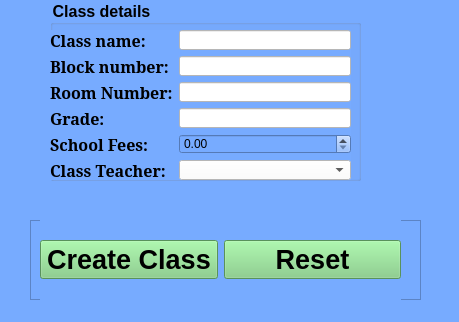
<?xml version="1.0" encoding="UTF-8"?>
<ui version="4.0">
 <class>add_class</class>
 <widget class="QWidget" name="add_class">
  <property name="geometry">
   <rect>
    <x>0</x>
    <y>0</y>
    <width>459</width>
    <height>322</height>
   </rect>
  </property>
  <property name="windowTitle">
   <string>Create Class</string>
  </property>
  <property name="styleSheet">
   <string notr="true">background-color: rgb(119, 171, 255);</string>
  </property>
  <widget class="QGroupBox" name="std_entry_form">
   <property name="geometry">
    <rect>
     <x>50</x>
     <y>0</y>
     <width>311</width>
     <height>181</height>
    </rect>
   </property>
   <property name="font">
    <font>
     <pointsize>12</pointsize>
     <weight>75</weight>
     <bold>true</bold>
    </font>
   </property>
   <property name="styleSheet">
    <string notr="true">background-color: rgb(119, 171, 255);</string>
   </property>
   <property name="title">
    <string>Class details</string>
   </property>
   <widget class="QWidget" name="formLayoutWidget">
    <property name="geometry">
     <rect>
      <x>0</x>
      <y>30</y>
      <width>301</width>
      <height>150</height>
     </rect>
    </property>
    <property name="styleSheet">
     <string notr="true">background-color: rgb(119, 171, 255);</string>
    </property>
    <layout class="QFormLayout" name="formLayout">
     <item row="0" column="0">
      <widget class="QLabel" name="label">
       <property name="font">
        <font>
         <family>MS Serif</family>
         <pointsize>12</pointsize>
         <weight>75</weight>
         <bold>true</bold>
        </font>
       </property>
       <property name="styleSheet">
        <string notr="true">background-color: rgb(119, 171, 255);</string>
       </property>
       <property name="text">
        <string>Class name:</string>
       </property>
      </widget>
     </item>
     <item row="0" column="1">
      <widget class="QLineEdit" name="lineEdit">
       <property name="styleSheet">
        <string notr="true">background-color: rgb(255, 255, 255);</string>
       </property>
      </widget>
     </item>
     <item row="1" column="0">
      <widget class="QLabel" name="label_4">
       <property name="font">
        <font>
         <family>MS Serif</family>
         <pointsize>12</pointsize>
         <weight>75</weight>
         <bold>true</bold>
        </font>
       </property>
       <property name="styleSheet">
        <string notr="true">background-color: rgb(119, 171, 255);</string>
       </property>
       <property name="text">
        <string>Block number:</string>
       </property>
      </widget>
     </item>
     <item row="1" column="1">
      <widget class="QLineEdit" name="lineEdit_2">
       <property name="styleSheet">
        <string notr="true">background-color: rgb(255, 255, 255);</string>
       </property>
      </widget>
     </item>
     <item row="2" column="0">
      <widget class="QLabel" name="label_5">
       <property name="font">
        <font>
         <family>MS Serif</family>
         <pointsize>12</pointsize>
         <weight>75</weight>
         <bold>true</bold>
        </font>
       </property>
       <property name="styleSheet">
        <string notr="true">background-color: rgb(119, 171, 255);</string>
       </property>
       <property name="text">
        <string>Room Number:</string>
       </property>
      </widget>
     </item>
     <item row="2" column="1">
      <widget class="QLineEdit" name="lineEdit_5">
       <property name="styleSheet">
        <string notr="true">background-color: rgb(255, 255, 255);</string>
       </property>
      </widget>
     </item>
     <item row="3" column="1">
      <widget class="QLineEdit" name="lineEdit_6">
       <property name="styleSheet">
        <string notr="true">background-color: rgb(255, 255, 255);</string>
       </property>
      </widget>
     </item>
     <item row="5" column="0">
      <widget class="QLabel" name="label_7">
       <property name="font">
        <font>
         <family>MS Serif</family>
         <pointsize>12</pointsize>
         <weight>75</weight>
         <bold>true</bold>
        </font>
       </property>
       <property name="styleSheet">
        <string notr="true">background-color: rgb(119, 171, 255);</string>
       </property>
       <property name="text">
        <string>Class Teacher:</string>
       </property>
      </widget>
     </item>
     <item row="5" column="1">
      <widget class="QComboBox" name="comboBox">
       <property name="styleSheet">
        <string notr="true">background-color: white;</string>
       </property>
      </widget>
     </item>
     <item row="3" column="0">
      <widget class="QLabel" name="label_6">
       <property name="font">
        <font>
         <family>MS Serif</family>
         <pointsize>12</pointsize>
         <weight>75</weight>
         <bold>true</bold>
        </font>
       </property>
       <property name="styleSheet">
        <string notr="true">background-color: rgb(119, 171, 255);</string>
       </property>
       <property name="text">
        <string>Grade:</string>
       </property>
      </widget>
     </item>
     <item row="4" column="0">
      <widget class="QLabel" name="label_8">
       <property name="font">
        <font>
         <family>MS Serif</family>
         <pointsize>12</pointsize>
         <weight>75</weight>
         <bold>true</bold>
        </font>
       </property>
       <property name="styleSheet">
        <string notr="true">background-color: rgb(119, 171, 255);</string>
       </property>
       <property name="text">
        <string>School Fees:</string>
       </property>
      </widget>
     </item>
     <item row="4" column="1">
      <widget class="QDoubleSpinBox" name="doubleSpinBox"/>
     </item>
    </layout>
   </widget>
  </widget>
  <widget class="QFrame" name="frame">
   <property name="geometry">
    <rect>
     <x>30</x>
     <y>220</y>
     <width>391</width>
     <height>80</height>
    </rect>
   </property>
   <property name="styleSheet">
    <string notr="true">background-color: rgb(119, 171, 255);</string>
   </property>
   <property name="frameShape">
    <enum>QFrame::StyledPanel</enum>
   </property>
   <property name="frameShadow">
    <enum>QFrame::Raised</enum>
   </property>
   <widget class="QWidget" name="horizontalLayoutWidget">
    <property name="geometry">
     <rect>
      <x>10</x>
      <y>0</y>
      <width>361</width>
      <height>80</height>
     </rect>
    </property>
    <layout class="QHBoxLayout" name="horizontalLayout">
     <item>
      <widget class="QPushButton" name="pushButton_4">
       <property name="font">
        <font>
         <pointsize>20</pointsize>
         <weight>75</weight>
         <bold>true</bold>
        </font>
       </property>
       <property name="styleSheet">
        <string notr="true">background-color: rgb(125, 205, 127);</string>
       </property>
       <property name="text">
        <string>Create Class</string>
       </property>
      </widget>
     </item>
     <item>
      <widget class="QPushButton" name="pushButton_3">
       <property name="font">
        <font>
         <pointsize>20</pointsize>
         <weight>75</weight>
         <bold>true</bold>
        </font>
       </property>
       <property name="styleSheet">
        <string notr="true">background-color: rgb(125, 205, 127);</string>
       </property>
       <property name="text">
        <string>Reset</string>
       </property>
      </widget>
     </item>
    </layout>
   </widget>
  </widget>
 </widget>
 <resources/>
 <connections/>
</ui>
